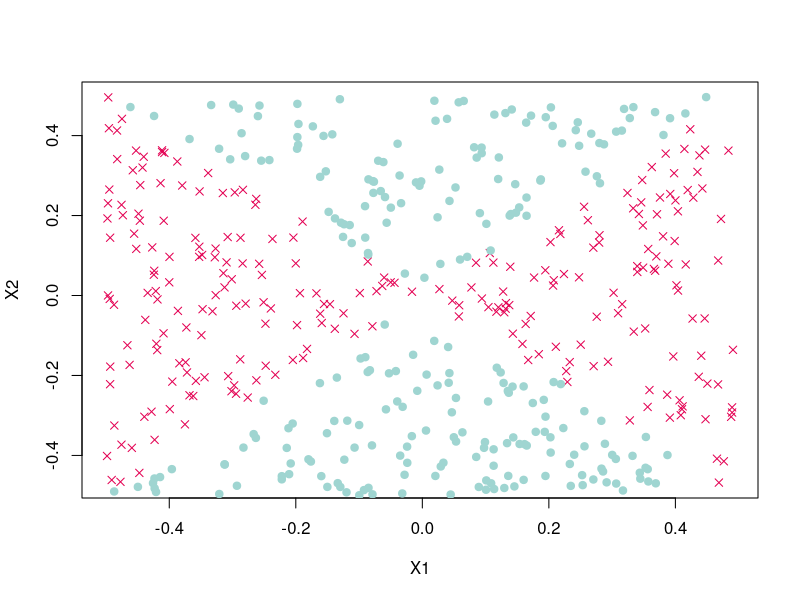
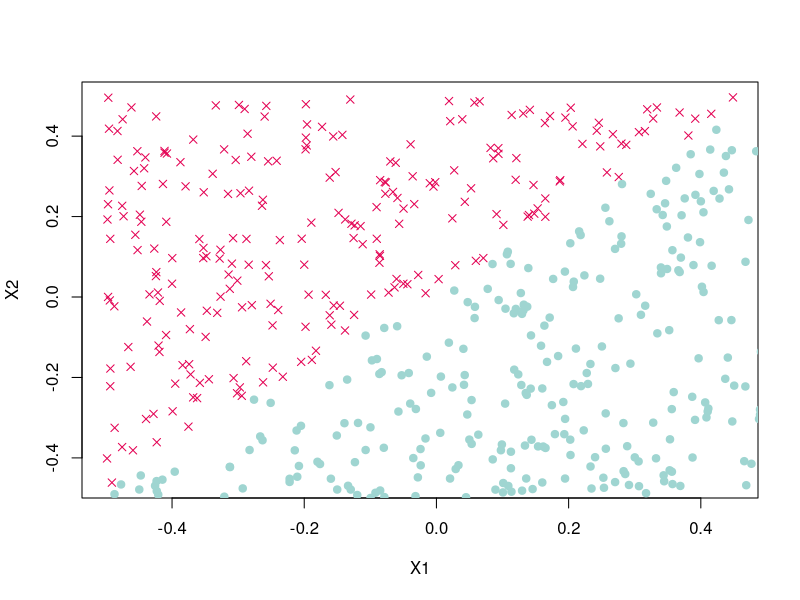
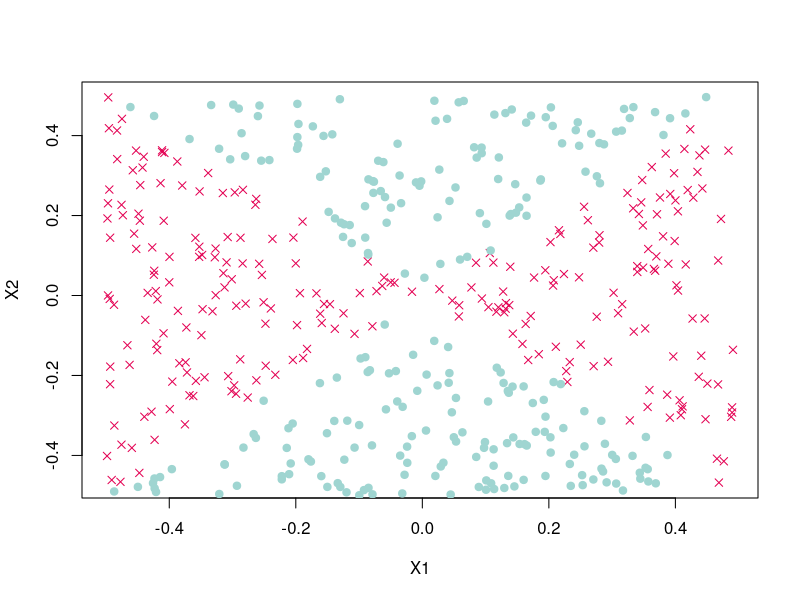
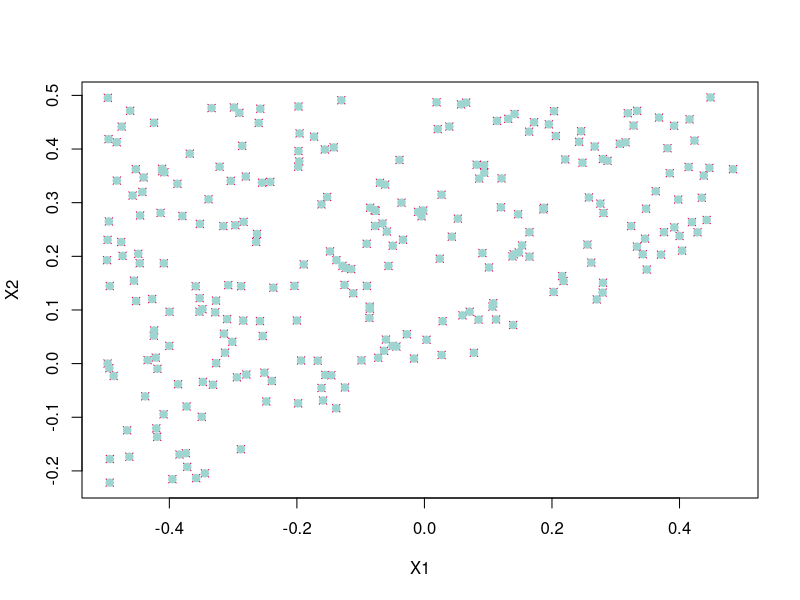
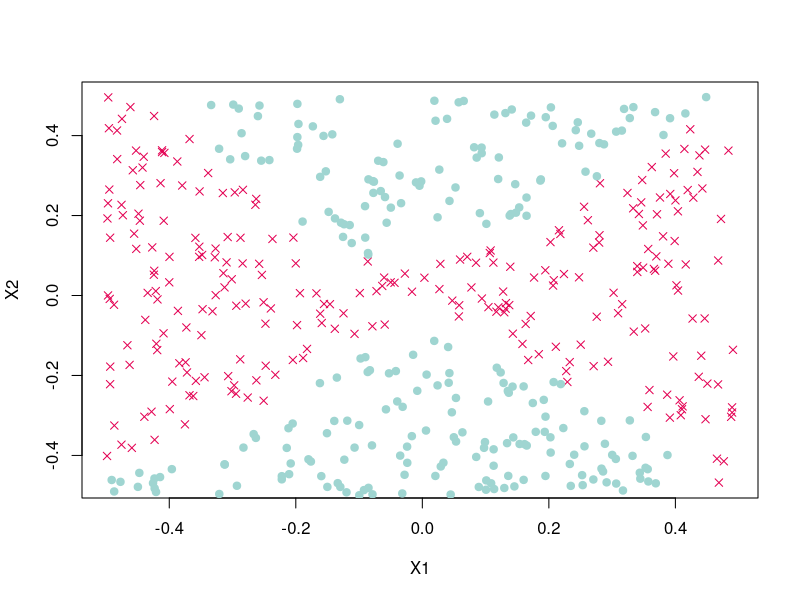

Write the R code that produced these figures, in order.
## ---- chunk 1
knitr::opts_chunk$set(
	echo = TRUE,
	message = FALSE,
	warning = FALSE
)
## ---- chunk 2
library(e1071)

## ---- chunk 3
set.seed(700)
x1 = runif(500) - 0.5
x2 = runif(500) - 0.5
y = 1*(x1^2 - x2^2 > 0)

## ---- chunk 4
plot(x1[y == 1], x2[y == 1], col = "#E30052", xlab = "X1", ylab = "X2", pch = 4)
points(x1[y == 0], x2[y == 0], col = "#9FD5D1", pch = 19)

## ---- chunk 5
datos = data.frame(x1 = x1, x2 = x2, y = y)
LG_Fit = glm(y ~ ., data = datos, family = binomial)
summary(LG_Fit)

## ---- chunk 6
LG_Probs = predict(LG_Fit, newdata = datos, type = "response")
LG_Pred = ifelse(LG_Probs > 0.5, 1, 0)
Datos_Pos = datos[LG_Pred == 1, ]
Datos_Neg = datos[LG_Pred == 0, ]
plot(Datos_Pos$x1, Datos_Pos$x2, col = "#E30052", xlab = "X1", ylab = "X2", pch = 4)
points(Datos_Neg$x1, Datos_Neg$x2, col = "#9FD5D1", pch = 19)

## ---- chunk 7
LG_NoLineal_Fit = glm(y ~ poly(x1, 3) + poly(x2, 4) + I(x1*x2) , data = datos, family = binomial)
summary(LG_NoLineal_Fit)

## ---- chunk 8
LG_NoLineal_Probs = predict(LG_NoLineal_Fit, datos, type = "response")
LG_NoLineal_Pred = ifelse(LG_NoLineal_Probs > 0.5, 1, 0)
Datos_Pos = datos[LG_NoLineal_Pred == 1, ]
Datos_Neg = datos[LG_NoLineal_Pred == 0, ]
plot(Datos_Pos$x1, Datos_Pos$x2, col = "#E30052", xlab = "X1", ylab = "X2", pch = 4)
points(Datos_Neg$x1, Datos_Neg$x2, col = "#9FD5D1", pch = 19)

## ---- chunk 9
SVM_Fit = svm(as.factor(y) ~ ., data = datos, kernel = "linear", cost = 1)
SVM_Pred = predict(SVM_Fit, datos)
Datos_Pos = datos[SVM_Pred == 1, ]
Datos_Neg = datos[SVM_Pred == 0, ]
plot(Datos_Pos$x1, Datos_Pos$x2, col = "#E30052", xlab = "X1", ylab = "X2", pch = 4)
points(Datos_Pos$x1, Datos_Pos$x2, col = "#9FD5D1", pch = 19)

## ---- chunk 10
SVM_Fit = svm(as.factor(y) ~ ., datos, gamma = 1)
SVM_Pred = predict(SVM_Fit, datos)
Datos_Pos = datos[SVM_Pred == 1, ]
Datos_Neg = datos[SVM_Pred == 0, ]
plot(Datos_Pos$x1, Datos_Pos$x2, col = "#E30052", xlab = "X1", ylab = "X2", pch = 4)
points(Datos_Neg$x1, Datos_Neg$x2, col = "#9FD5D1", pch = 19)

